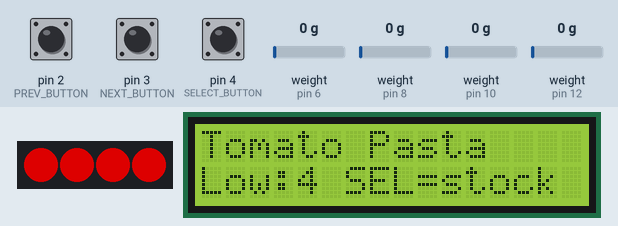
Recording of a sketch running on a simulated Arduino Uno, built with avr-gcc and run on an emulated ATmega328P. Shown: 4 RGB LEDs in strip order, left to right, 16×2 character LCD. The test bench sets the inputs (shaded band); at power-on: weight on the scale (sensors on pin 6, pin 8, pin 12, pin 10) 0 g, pin 2 (PREV_BUTTON) HIGH, pin 4 (SELECT_BUTTON) HIGH, pin 3 (NEXT_BUTTON) HIGH. Dim RGB values are drawn brighter than linear; what the sketch prints to the serial monitor is not drawn.

Above: at 2.6 s.
2.7 s: weight on the scale (sensor on pin 6) set to 2 g
At 4.3 s:
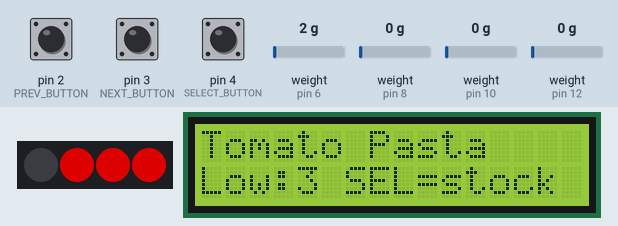
4.6 s: pin 2 (PREV_BUTTON) pulled LOW for 1 s
At 6.2 s:
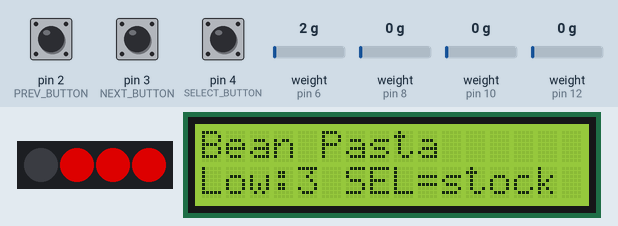
7.1 s: pin 4 (SELECT_BUTTON) pulled LOW for 1 s
At 8.1 s:
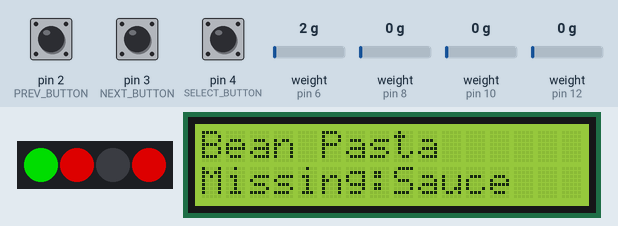
9.6 s: weight on the scale (sensor on pin 8) set to 2 g
At 11.3 s:
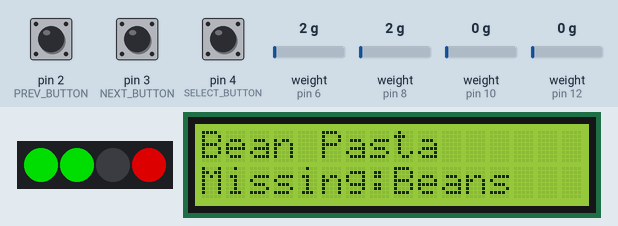
11.6 s: weight on the scale (sensor on pin 12) set to 2 g
At 12.9 s:
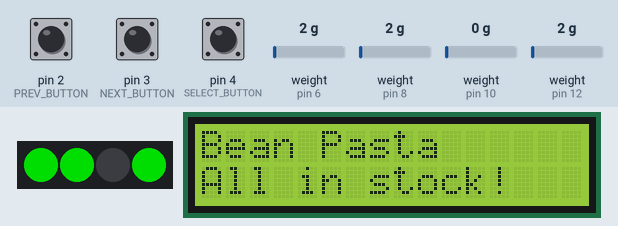
13.5 s: pin 3 (NEXT_BUTTON) pulled LOW for 1 s
At 15.4 s:
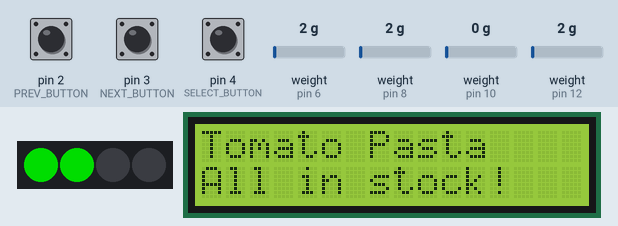
Timing chart, 0 to 16.9 s (numbered marks = the images above; inputs shaded):
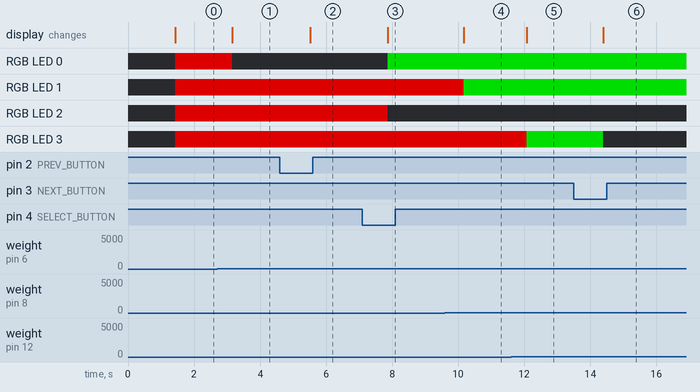

Measured:
- the behaviour switches between 0 and 1 g on weight on the scale (sensor on pin 6) (found by bisection; images 0 and 1)
- the behaviour switches between 0 and 1 g on weight on the scale (sensor on pin 8) (found by bisection; images 3 and 4)
- the behaviour switches between 0 and 1 g on weight on the scale (sensor on pin 12) (found by bisection; images 4 and 5)
- after the input at 2.7 s, RGB LED 0: RGB(150, 0, 0) → off after 0.46 s; the display: changes after 0.46 s (image 1)
- after the input at 4.6 s, the display: changes after 0.92 s (image 2)
- after the input at 7.1 s, RGB LED 0: off → RGB(0, 150, 0) after 0.76 s; RGB LED 2: RGB(150, 0, 0) → off after 0.76 s; the display: changes after 0.76 s (image 3)
- after the input at 9.6 s, RGB LED 1: RGB(150, 0, 0) → RGB(0, 150, 0) after 0.57 s; the display: changes after 0.57 s (image 4)
- after the input at 11.6 s, RGB LED 3: RGB(150, 0, 0) → RGB(0, 150, 0) after 0.47 s; the display: changes after 0.47 s (image 5)
- after the input at 13.5 s, RGB LED 3: RGB(0, 150, 0) → off after 0.89 s; the display: changes after 0.89 s (image 6)

The sketch:

sketch.ino
```cpp
#include <Wire.h>
#include <LiquidCrystal_I2C.h>
#include <Adafruit_NeoPixel.h>
#include <HX711.h>
#include <stdlib.h>
#include <string.h>

// ==================================================
// SMART PANTRY - WOKWI HARDWARE
// ==================================================

const byte NUM_ITEMS = 4;

// Buttons use INPUT_PULLUP, so each button connects its pin to GND.
const byte PREV_BUTTON = 2;
const byte NEXT_BUTTON = 3;
const byte SELECT_BUTTON = 4;

// Every ingredient has its own HX711/load cell. This is the same layout a
// physical pantry would use: one scale underneath each ingredient container.
const byte HX711_DT_PINS[NUM_ITEMS] = {6, 8, 10, 12};
const byte HX711_SCK_PINS[NUM_ITEMS] = {5, 7, 11, 13};

const byte LED_PIN = 9;

// Full-container weights. Calibrate these values for your real containers.
const unsigned int fullWeightGrams[NUM_ITEMS] = {
  1000,               // Pasta
  700,                // Sauce
  1000,               // Rice
  800                  // Beans
};
const float WOKWI_HX711_SCALE_FACTOR = 420.0f;
const float WEIGHT_CHANGE_THRESHOLD_KG = 0.02f; // 20 grams
const unsigned long SENSOR_INTERVAL_MS = 200;
// Wokwi buttons have bounce disabled in diagram.json, so a short debounce keeps
// quick mouse clicks and keyboard presses from being missed. Use 20-30 ms with
// real mechanical buttons if their hardware bounce is noticeable.
const unsigned long DEBOUNCE_MS = 5;
const int LOW_STOCK_PERCENT = 25;

HX711 scales[NUM_ITEMS];
LiquidCrystal_I2C lcd(0x27, 16, 2);
Adafruit_NeoPixel pantryLEDs(NUM_ITEMS, LED_PIN, NEO_GRB + NEO_KHZ800);

// ==================================================
// PANTRY AND RECIPE DATA
// ==================================================

const char *const itemNames[NUM_ITEMS] = {
  "Pasta",
  "Sauce",
  "Rice",
  "Beans"
};

struct Recipe {
  const char *name;
  // Zero means this ingredient is not part of the recipe.
  unsigned int requiredGrams[NUM_ITEMS];
};

const Recipe recipes[] = {
  {"Tomato Pasta", {250, 300,   0,   0}},
  {"Rice & Beans", {  0,   0, 300, 250}},
  {"Pantry Bowl",  {  0, 150, 250, 150}},
  {"Pasta & Beans",{250, 200,   0, 200}},
  {"Saucy Rice",   {  0, 200, 350,   0}},
  {"Bean Pasta",   {200, 250,   0, 150}}
};

const byte NUM_RECIPES = sizeof(recipes) / sizeof(recipes[0]);

// ==================================================
// PROGRAM STATE
// ==================================================

byte selectedRecipe = 0;
bool recipeActive = false;

int stockPercent[NUM_ITEMS] = {0, 0, 0, 0};
unsigned int availableGrams[NUM_ITEMS] = {0, 0, 0, 0};
int lastReportedGrams[NUM_ITEMS] = {-1, -1, -1, -1};

unsigned long lastSensorReadMs = 0;

// Used by the Serial command handler, which appears before the output code.
void updateOutputs();

struct ButtonState {
  byte pin;
  bool stableState;
  bool lastReading;
  unsigned long changedAt;
};

ButtonState previousButton = {PREV_BUTTON, HIGH, HIGH, 0};
ButtonState nextButton = {NEXT_BUTTON, HIGH, HIGH, 0};
ButtonState selectButton = {SELECT_BUTTON, HIGH, HIGH, 0};

// ==================================================
// INVENTORY READING
// ==================================================

bool isLow(byte item) {
  return stockPercent[item] < LOW_STOCK_PERCENT;
}

bool recipeNeeds(byte item) {
  return recipes[selectedRecipe].requiredGrams[item] > 0;
}

bool hasEnoughForRecipe(byte item) {
  return availableGrams[item] >= recipes[selectedRecipe].requiredGrams[item];
}

void readStock() {
  for (byte i = 0; i < NUM_ITEMS; i++) {
    // Do not call get_units() until this load cell has a sample ready. A bad
    // sensor then leaves its previous reading intact instead of freezing code.
    if (!scales[i].is_ready()) {
      continue;
    }

    float weightKg = scales[i].get_units(1); // Will add nonblocking avg of 3 readings later to have stable weight reading, keeping at 1 so theres no block for now
    if (weightKg < 0.0f) {
      weightKg = 0.0f;
    }

    unsigned int measuredGrams = (unsigned int)(weightKg * 1000.0f + 0.5f);
    availableGrams[i] = min(measuredGrams, fullWeightGrams[i]);
    stockPercent[i] = (unsigned long)availableGrams[i] * 100 / fullWeightGrams[i];
  }
}

int findMissingIngredient() {
  for (byte i = 0; i < NUM_ITEMS; i++) {
    if (recipeNeeds(i) && !hasEnoughForRecipe(i)) {
      return i;
    }
  }

  return -1;
}

// ==================================================
// SERIAL REPORTING
// ==================================================

void printInventory() {
  Serial.println();
  Serial.println(F("------ PANTRY ------"));

  for (byte i = 0; i < NUM_ITEMS; i++) {
    Serial.print(itemNames[i]);
    Serial.print(F(": "));
    Serial.print(stockPercent[i]);
    if (isLow(i)) {
      Serial.println(F("% (BUY MORE)"));
    } else {
      Serial.println('%');
    }

    Serial.print(F("  Measured: "));
    Serial.print(availableGrams[i]);
    Serial.println(F(" g"));
  }

  Serial.println(F("--------------------"));
}

void printRecipeStatus() {
  const Recipe &recipe = recipes[selectedRecipe];
  bool missingAnything = false;

  Serial.println();
  Serial.print(F("Recipe: "));
  Serial.println(recipe.name);

  for (byte i = 0; i < NUM_ITEMS; i++) {
    if (!recipeNeeds(i)) {
      continue;
    }

    Serial.print(F(" - "));
    Serial.print(itemNames[i]);
    Serial.print(F(": "));

    Serial.print(availableGrams[i]);
    Serial.print(F(" g available, need "));
    Serial.print(recipe.requiredGrams[i]);
    Serial.print(F(" g: "));

    if (!hasEnoughForRecipe(i)) {
      Serial.println(F("NOT ENOUGH"));
      missingAnything = true;
    } else {
      Serial.println(F("AVAILABLE"));
    }
  }

  if (!missingAnything) {
    Serial.println(F("All ingredients available!"));
  }
}

void reportWeightChanges() {
  const unsigned int changeThresholdGrams =
      (unsigned int)(WEIGHT_CHANGE_THRESHOLD_KG * 1000.0f);

  for (byte i = 0; i < NUM_ITEMS; i++) {
    if (lastReportedGrams[i] < 0) {
      lastReportedGrams[i] = availableGrams[i];
      continue;
    }

    if (abs((int)availableGrams[i] - lastReportedGrams[i]) < changeThresholdGrams) {
      continue;
    }

    lastReportedGrams[i] = availableGrams[i];
    Serial.println();
    Serial.print(itemNames[i]);
    Serial.print(F(" weight changed: "));
    Serial.print(availableGrams[i]);
    Serial.println(F(" g"));

    if (isLow(i)) {
      Serial.print(itemNames[i]);
      Serial.println(F(" needs restocking."));
    }

    if (recipeActive && recipeNeeds(i)) {
      printRecipeStatus();
    }
  }
}

// ==================================================
// SERIAL API: FUTURE WEB-APP CONNECTION
// ==================================================

// This uses one complete line per command, which makes it easy to test in the
// Wokwi Serial Monitor and later replace with Wi-Fi on an ESP32.

// Will eventually move to using ArduinoJson C++ library
char serialCommand[24]; //each char placed in this buffer
byte serialCommandLength = 0;

void printStatusJson() {
  Serial.print(F("{\"type\":\"status\",\"selectedRecipe\":"));
  Serial.print(selectedRecipe);
  Serial.print(F(",\"recipe\":\""));
  Serial.print(recipes[selectedRecipe].name);
  Serial.print(F("\",\"active\":"));
  Serial.print(recipeActive ? F("true") : F("false"));
  Serial.print(F(",\"items\":["));

  for (byte i = 0; i < NUM_ITEMS; i++) {
    if (i > 0) {
      Serial.print(',');
    }

    Serial.print(F("{\"name\":\""));
    Serial.print(itemNames[i]);
    Serial.print(F("\",\"availableGrams\":"));
    Serial.print(availableGrams[i]);
    Serial.print(F(",\"requiredGrams\":"));
    Serial.print(recipes[selectedRecipe].requiredGrams[i]);
    Serial.print(F(",\"low\":"));
    Serial.print(isLow(i) ? F("true") : F("false"));
    Serial.print(F(",\"enough\":"));
    Serial.print(hasEnoughForRecipe(i) ? F("true") : F("false"));
    Serial.print('}');
  }

  Serial.println(F("]}"));
}

void processSerialCommand(const char *command) {
  if (strcmp(command, "STATUS") == 0) {
    printStatusJson();
    return;
  }

  if (strcmp(command, "CLEAR") == 0) {
    recipeActive = false;
    updateOutputs();
    Serial.println(F("{\"type\":\"ok\",\"message\":\"recipe cleared\"}"));
    return;
  }

  const char *recipePrefix = "RECIPE:";
  if (strncmp(command, recipePrefix, strlen(recipePrefix)) == 0) { // if n = prefix length, then if n num of chars == RECIPE:, then check suffix
    char *endOfNumber;
    long recipeNumber = strtol(command + strlen(recipePrefix), &endOfNumber, 10); // shift pointer to look at number ( base 10 )
                                                                                  // converted string to long int
    if (*endOfNumber == '\0' && recipeNumber >= 0 &&
        recipeNumber < NUM_RECIPES) {
      selectedRecipe = (byte)recipeNumber;
      recipeActive = true;
      updateOutputs();
      printStatusJson();
      return;
    }
  }

  Serial.println(F("{\"type\":\"error\",\"message\":\"Use STATUS, CLEAR, or RECIPE:0-5\"}"));
}

void handleSerialCommands() {
  while (Serial.available() > 0) {
    char incoming = (char)Serial.read();

    if (incoming == '\n' || incoming == '\r') { //
      if (serialCommandLength > 0) {
        serialCommand[serialCommandLength] = '\0'; // add null terminator to command
        processSerialCommand(serialCommand);
        serialCommandLength = 0;
      }
    } else if (serialCommandLength < sizeof(serialCommand) - 1) {
      serialCommand[serialCommandLength++] = incoming;
    } else {
      serialCommandLength = 0;
      Serial.println(F("{\"type\":\"error\",\"message\":\"command too long\"}"));
    }
  }
}

// ==================================================
// NON-BLOCKING BUTTON HANDLING
// ==================================================

bool buttonPressed(ButtonState &button) {
  bool reading = digitalRead(button.pin);
  unsigned long now = millis();

  if (reading != button.lastReading) {
    button.lastReading = reading;
    button.changedAt = now;
  }

  if ((now - button.changedAt) >= DEBOUNCE_MS && reading != button.stableState) {
    button.stableState = reading;

    // INPUT_PULLUP buttons are pressed when their state becomes LOW.
    return button.stableState == LOW;
  }

  return false;
}

void handleButtons() {
  bool previousPressed = buttonPressed(previousButton);
  bool nextPressed = buttonPressed(nextButton);
  bool selectPressed = buttonPressed(selectButton);

  if (nextPressed) {
    selectedRecipe = (selectedRecipe + 1) % NUM_RECIPES;
    Serial.println();
    Serial.print(F("Selected recipe: "));
    Serial.println(recipes[selectedRecipe].name);

    if (recipeActive) {
      printRecipeStatus();
    } else {
      printInventory();
    }
    updateOutputs();
  }

  if (previousPressed) {
    selectedRecipe = selectedRecipe == 0 ? NUM_RECIPES - 1 : selectedRecipe - 1;
    Serial.println();
    Serial.print(F("Selected recipe: "));
    Serial.println(recipes[selectedRecipe].name);

    if (recipeActive) {
      printRecipeStatus();
    } else {
      printInventory();
    }
    updateOutputs();
  }

  if (selectPressed) {
    recipeActive = !recipeActive;
    Serial.println();

    if (recipeActive) {
      Serial.print(F("Recipe activated: "));
      Serial.println(recipes[selectedRecipe].name);
      printRecipeStatus();
    } else {
      Serial.println(F("Returned to recipe selection."));
      printInventory();
    }
    updateOutputs();
  }
}

void initializeButton(ButtonState &button) {
  button.stableState = digitalRead(button.pin);
  button.lastReading = button.stableState;
  button.changedAt = millis();
}

void initializeButtons() {
  initializeButton(previousButton);
  initializeButton(nextButton);
  initializeButton(selectButton);
}

// ==================================================
// LED AND LCD OUTPUT
// ==================================================

void updateLEDs() {
  const uint32_t OFF = pantryLEDs.Color(0, 0, 0);
  const uint32_t RED = pantryLEDs.Color(150, 0, 0);
  const uint32_t GREEN = pantryLEDs.Color(0, 150, 0);

  for (byte i = 0; i < NUM_ITEMS; i++) {
    uint32_t color = OFF;

    if (recipeActive) {
      if (recipeNeeds(i)) {
        color = hasEnoughForRecipe(i) ? GREEN : RED;
      }
    } else if (isLow(i)) {
      color = RED;
    }

    pantryLEDs.setPixelColor(i, color);
  }

  pantryLEDs.show();
}

void writeLCDRow(byte row, const char *text) {
  lcd.setCursor(0, row);

  byte i = 0;
  while (text[i] != '\0' && i < 16) {
    lcd.print(text[i]);
    i++;
  }

  while (i < 16) {
    lcd.print(' ');
    i++;
  }
}

void updateDisplay() {
  char secondRow[17];

  if (!recipeActive) {
    byte lowCount = 0;
    for (byte i = 0; i < NUM_ITEMS; i++) {
      if (isLow(i)) {
        lowCount++;
      }
    }

    snprintf(secondRow, sizeof(secondRow), "Low:%u SEL=stock", lowCount);
  } else {
    int missing = findMissingIngredient();

    if (missing == -1) {
      snprintf(secondRow, sizeof(secondRow), "All in stock!");
    } else {
      snprintf(secondRow, sizeof(secondRow), "Missing:%s", itemNames[missing]);
    }
  }

  writeLCDRow(0, recipes[selectedRecipe].name);
  writeLCDRow(1, secondRow);
}

void updateOutputs() {
  updateLEDs();
  updateDisplay();
}

// ==================================================
// ARDUINO SETUP AND LOOP
// ==================================================

void setup() {
  Serial.begin(9600);

  pinMode(PREV_BUTTON, INPUT_PULLUP);
  pinMode(NEXT_BUTTON, INPUT_PULLUP);
  pinMode(SELECT_BUTTON, INPUT_PULLUP);
  initializeButtons();

  pantryLEDs.begin();
  pantryLEDs.clear();
  pantryLEDs.show();

  for (byte i = 0; i < NUM_ITEMS; i++) {
    scales[i].begin(HX711_DT_PINS[i], HX711_SCK_PINS[i]);
    scales[i].set_scale(WOKWI_HX711_SCALE_FACTOR);
  }

  lcd.init();
  lcd.backlight();
  writeLCDRow(0, "Smart Pantry");
  writeLCDRow(1, "Starting...");

  Serial.println(F("Smart Pantry started."));
  Serial.println(F("Serial API: STATUS, RECIPE:0 through RECIPE:5, CLEAR"));
  delay(750);

  readStock();
  for (byte i = 0; i < NUM_ITEMS; i++) {
    lastReportedGrams[i] = availableGrams[i];
  }
  printInventory();
  updateOutputs();
}

void loop() {
  unsigned long now = millis();

  handleButtons();
  handleSerialCommands();

  if (now - lastSensorReadMs >= SENSOR_INTERVAL_MS) {
    lastSensorReadMs = now;
    readStock();
    reportWeightChanges();
    updateOutputs();
  }
}
```
